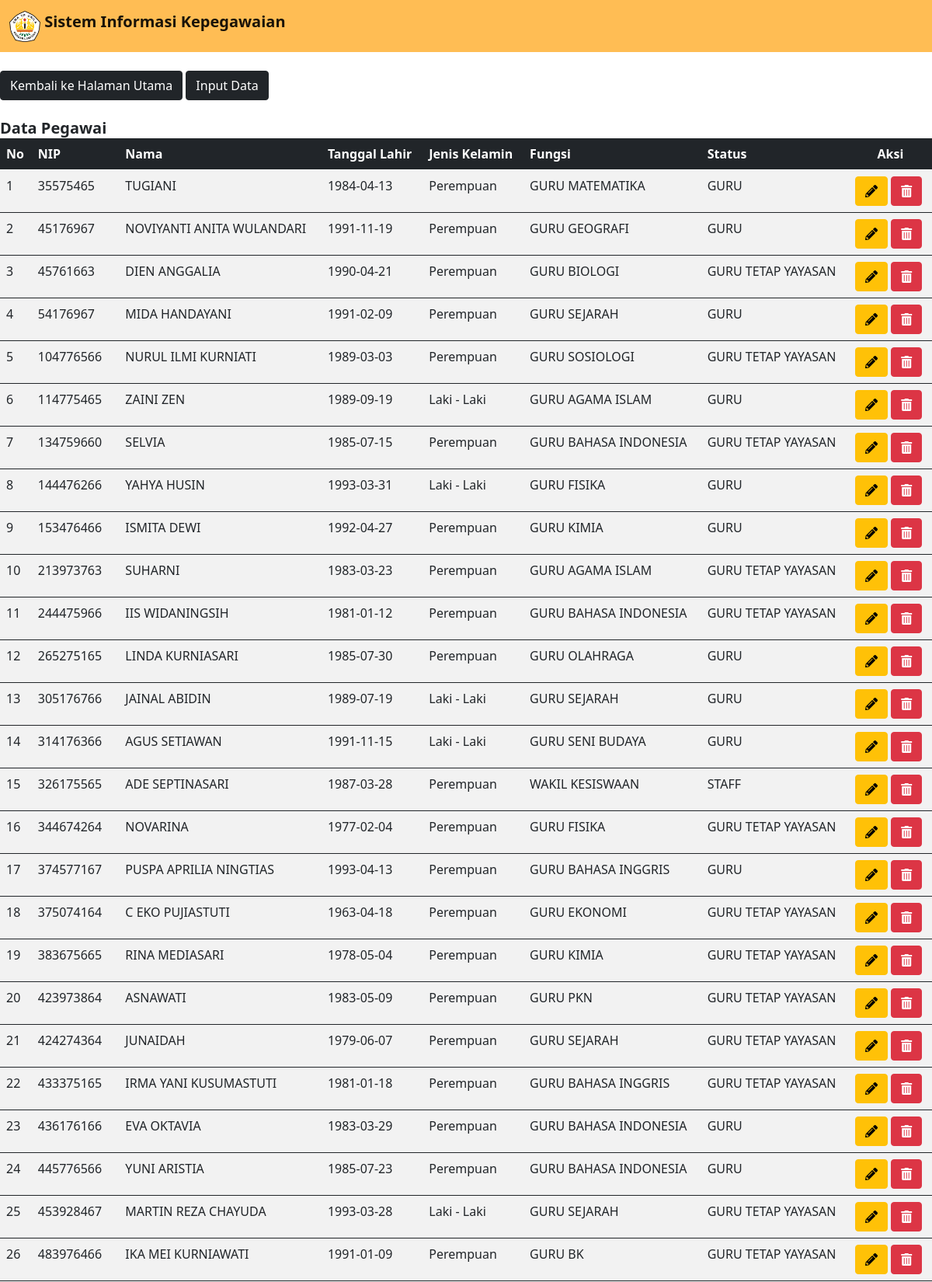
The page /afterlogin.php (upper part) on the database its author committed.
### tables this page shows
CREATE TABLE `data_guru` (
  `id_guru` int(11) NOT NULL,
  `nip_guru` varchar(50) NOT NULL,
  `nama_guru` varchar(50) NOT NULL,
  `ttl_guru` date NOT NULL,
  `jk_guru` varchar(50) NOT NULL,
  `fungsi_guru` varchar(100) NOT NULL,
  `status_guru` varchar(50) NOT NULL
);

### afterlogin.php (the view, shortened to what this page needs)
<!doctype html>
<html lang="en">
  <head>
    <link href="https://cdn.jsdelivr.net/npm/bootstrap@5.0.2/dist/css/bootstrap.min.css" rel="stylesheet">
    <link rel="stylesheet" href="https://cdnjs.cloudflare.com/ajax/libs/font-awesome/5.15.3/css/all.min.css" />
  </head>
  <body>
  <nav class="navbar navbar-expand-lg navbar-light " style = "background-color: #ffbd54;">
  <div class="container-fluid">
    <a class="navbar-brand" href="#">
    <img src="logoyp.png" alt="" width="40" height="40" class="d-inline-block align-text-top">
            <b>Sistem Informasi Kepegawaian</b></a></div></nav><br>
<a href="index.php" class = "btn btn-dark">Kembali ke Halaman Utama</a>
<a href="tambahdata.php" class = "btn btn-dark">Input Data</a><br><br>
    <span class="navbar-brand mb-0 h1"><b>Data Pegawai</b></span>
<table class="table table-striped">
        <thead class="table-dark">
            <tr>
                <th>No</th>
                <th>NIP</th>
                <th>Nama</th>
                <th>Tanggal Lahir</th>
                <th>Jenis Kelamin</th>
                <th>Fungsi</th>
                <th>Status</th>
                <th colspan="2"><center>Aksi</th>
        </thead>
<?php
    include "koneksi.php";
    $kueri = "SELECT * FROM data_guru";
    $hasil_kueri = mysqli_query($koneksi,$kueri);
    $no=1;
?>
    <?php while($data=mysqli_fetch_array($hasil_kueri)) {?>
    <tbody>
      <tr>
      <td><?php echo $no++; ?></td>
      <td><?php echo $data['nip_guru']; ?></td>
      <td><?php echo $data['nama_guru']; ?></td>
      <td><?php echo $data['ttl_guru']; ?></td>
      <td><?php echo $data['jk_guru']; ?></td>
      <td><?php echo $data['fungsi_guru']; ?></td>
      <td><?php echo $data['status_guru']; ?></td>
      <td>
      <a href='ubahdata.php?id_guru=<?php echo $data['id_guru']; ?>' class="btn btn-warning"><i class="fas fa-pencil-alt"></i></a>
      <a href='hapusdata.php?id_guru=<?php echo $data['id_guru']; ?>' class="btn btn-danger"><i class="fas fa-trash-alt"></i></a>
      </td>
      </tr>
      <?php
  }
  ?>
  </tbody>
  </table>

### rows shown on the page
data_guru: nip_guru "35575465", nama_guru "TUGIANI", ttl_guru "1984-04-13", jk_guru "Perempuan", fungsi_guru "GURU MATEMATIKA", status_guru "GURU"
data_guru: nip_guru "45176967", nama_guru "NOVIYANTI ANITA WULANDARI", ttl_guru "1991-11-19", jk_guru "Perempuan", fungsi_guru "GURU GEOGRAFI", status_guru "GURU"
data_guru: nip_guru "45761663", nama_guru "DIEN ANGGALIA", ttl_guru "1990-04-21", jk_guru "Perempuan", fungsi_guru "GURU BIOLOGI", status_guru "GURU TETAP YAYASAN"
data_guru: nip_guru "54176967", nama_guru "MIDA HANDAYANI", ttl_guru "1991-02-09", jk_guru "Perempuan", fungsi_guru "GURU SEJARAH", status_guru "GURU"
data_guru: nip_guru "104776566", nama_guru "NURUL ILMI KURNIATI", ttl_guru "1989-03-03", jk_guru "Perempuan", fungsi_guru "GURU SOSIOLOGI", status_guru "GURU TETAP YAYASAN"
data_guru: nip_guru "114775465", nama_guru "ZAINI ZEN", ttl_guru "1989-09-19", jk_guru "Laki - Laki", fungsi_guru "GURU AGAMA ISLAM", status_guru "GURU"
data_guru: nip_guru "134759660", nama_guru "SELVIA", ttl_guru "1985-07-15", jk_guru "Perempuan", fungsi_guru "GURU BAHASA INDONESIA", status_guru "GURU TETAP YAYASAN"
data_guru: nip_guru "144476266", nama_guru "YAHYA HUSIN", ttl_guru "1993-03-31", jk_guru "Laki - Laki", fungsi_guru "GURU FISIKA", status_guru "GURU"
data_guru: nip_guru "153476466", nama_guru "ISMITA DEWI", ttl_guru "1992-04-27", jk_guru "Perempuan", fungsi_guru "GURU KIMIA", status_guru "GURU"
data_guru: nip_guru "213973763", nama_guru "SUHARNI", ttl_guru "1983-03-23", jk_guru "Perempuan", fungsi_guru "GURU AGAMA ISLAM", status_guru "GURU TETAP YAYASAN"
data_guru: nip_guru "244475966", nama_guru "IIS WIDANINGSIH", ttl_guru "1981-01-12", jk_guru "Perempuan", fungsi_guru "GURU BAHASA INDONESIA", status_guru "GURU TETAP YAYASAN"
data_guru: nip_guru "265275165", nama_guru "LINDA KURNIASARI", ttl_guru "1985-07-30", jk_guru "Perempuan", fungsi_guru "GURU OLAHRAGA", status_guru "GURU"
data_guru: nip_guru "305176766", nama_guru "JAINAL ABIDIN", ttl_guru "1989-07-19", jk_guru "Laki - Laki", fungsi_guru "GURU SEJARAH", status_guru "GURU"
data_guru: nip_guru "314176366", nama_guru "AGUS SETIAWAN", ttl_guru "1991-11-15", jk_guru "Laki - Laki", fungsi_guru "GURU SENI BUDAYA", status_guru "GURU"
data_guru: nip_guru "326175565", nama_guru "ADE SEPTINASARI", ttl_guru "1987-03-28", jk_guru "Perempuan", fungsi_guru "WAKIL KESISWAAN", status_guru "STAFF"
data_guru: nip_guru "344674264", nama_guru "NOVARINA", ttl_guru "1977-02-04", jk_guru "Perempuan", fungsi_guru "GURU FISIKA", status_guru "GURU TETAP YAYASAN"
data_guru: nip_guru "374577167", nama_guru "PUSPA APRILIA NINGTIAS", ttl_guru "1993-04-13", jk_guru "Perempuan", fungsi_guru "GURU BAHASA INGGRIS", status_guru "GURU"
data_guru: nip_guru "375074164", nama_guru "C EKO PUJIASTUTI", ttl_guru "1963-04-18", jk_guru "Perempuan", fungsi_guru "GURU EKONOMI", status_guru "GURU TETAP YAYASAN"
data_guru: nip_guru "383675665", nama_guru "RINA MEDIASARI", ttl_guru "1978-05-04", jk_guru "Perempuan", fungsi_guru "GURU KIMIA", status_guru "GURU TETAP YAYASAN"
data_guru: nip_guru "423973864", nama_guru "ASNAWATI", ttl_guru "1983-05-09", jk_guru "Perempuan", fungsi_guru "GURU PKN", status_guru "GURU TETAP YAYASAN"
data_guru: nip_guru "424274364", nama_guru "JUNAIDAH", ttl_guru "1979-06-07", jk_guru "Perempuan", fungsi_guru "GURU SEJARAH", status_guru "GURU TETAP YAYASAN"
data_guru: nip_guru "433375165", nama_guru "IRMA YANI KUSUMASTUTI", ttl_guru "1981-01-18", jk_guru "Perempuan", fungsi_guru "GURU BAHASA INGGRIS", status_guru "GURU TETAP YAYASAN"
data_guru: nip_guru "436176166", nama_guru "EVA OKTAVIA", ttl_guru "1983-03-29", jk_guru "Perempuan", fungsi_guru "GURU BAHASA INDONESIA", status_guru "GURU"
data_guru: nip_guru "445776566", nama_guru "YUNI ARISTIA", ttl_guru "1985-07-23", jk_guru "Perempuan", fungsi_guru "GURU BAHASA INDONESIA", status_guru "GURU"
data_guru: nip_guru "453928467", nama_guru "MARTIN REZA CHAYUDA", ttl_guru "1993-03-28", jk_guru "Laki - Laki", fungsi_guru "GURU SEJARAH", status_guru "GURU TETAP YAYASAN"
data_guru: nip_guru "483976466", nama_guru "IKA MEI KURNIAWATI", ttl_guru "1991-01-09", jk_guru "Perempuan", fungsi_guru "GURU BK", status_guru "GURU TETAP YAYASAN"
